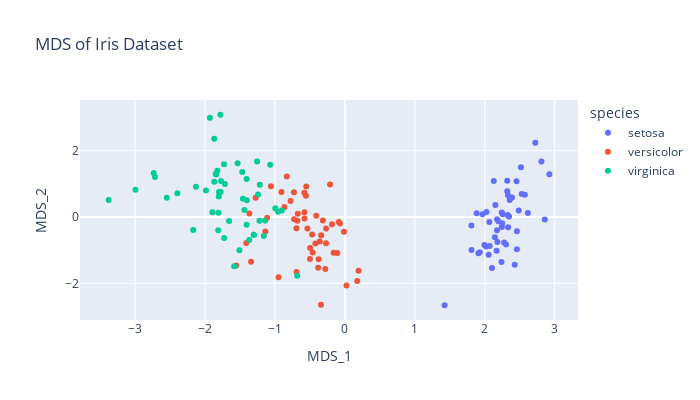

The cell this chart's notebook holds for it:
### Code cell
# Plottind the data in the MDS space
fig_mds = px.scatter(
    df_mds,
    x='MDS_1',
    y='MDS_2',
    color='species',
    width=700,
    height=400,
    title='MDS of Iris Dataset'
)
fig_mds.show()
